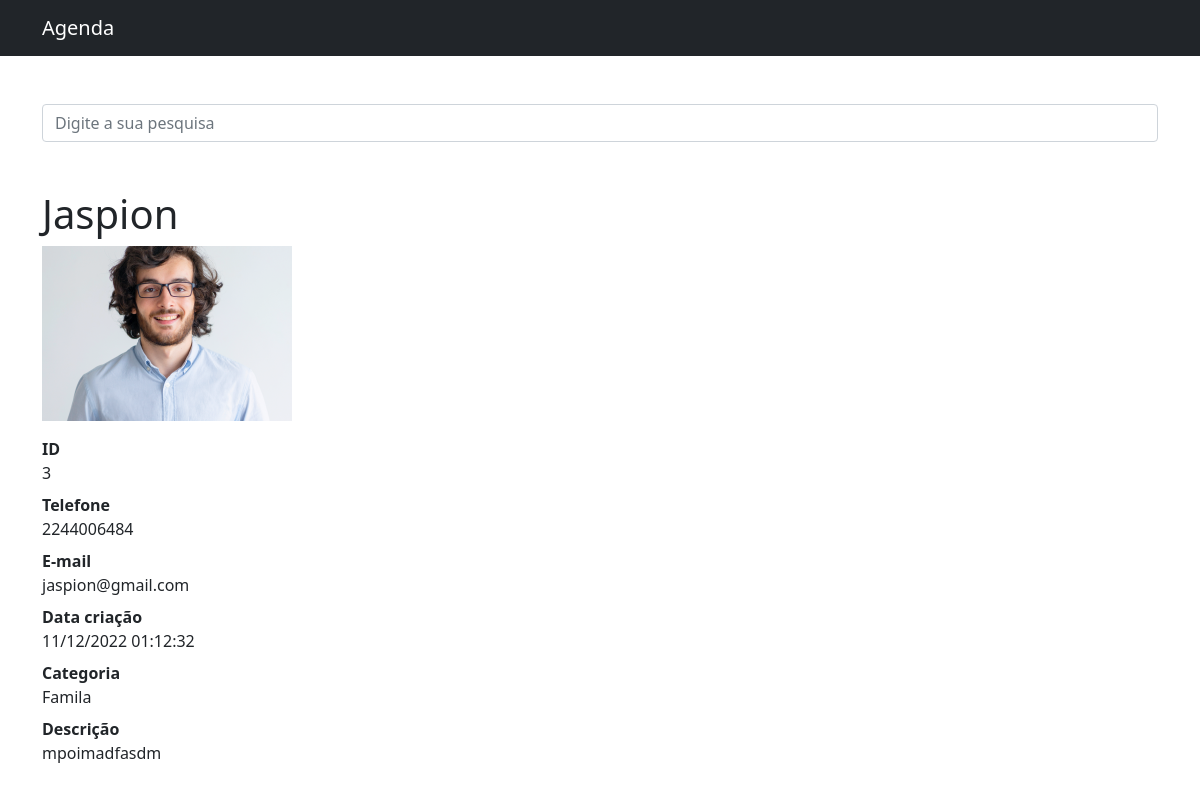
Page /3 on the committed database.
### contatos/models.py (models this page shows, shortened)
class Contato(models.Model):
    nome = models.CharField(max_length=255)
    sobrenome = models.CharField(max_length=255, blank=True)
    telefone = models.CharField(max_length=255)
    email = models.CharField(max_length=255, blank=True)
    data_criacao = models.DateTimeField(default=timezone.now)
    descricao = models.TextField(blank=True)
    mostrar = models.BooleanField(default=True)
    foto = models.ImageField(blank=True, upload_to='fotos/%Y/%m/%D')
    categoria = models.ForeignKey(Categoria, on_delete=models.DO_NOTHING)

class Categoria(models.Model):
    def __str__(self):
        return self.nome
    nome = models.CharField(max_length=255)

### contatos/views.py (the view)
# urls.py: path('<int:contato_id>', views.ver_contato, name='ver_contato'),
def ver_contato(request, contato_id):
    contato = get_object_or_404(Contato, id=contato_id)
    if not contato.mostrar:
        raise Http404()
    return render(request, 'contatos/ver_contato.html', {
        'contato': contato
    })

### contatos/templates/contatos/ver_contato.html (shortened to what this page needs)
{% extends 'base.html' %}
{%block conteudo%}
  <h1 class="mt-5">{{ contato.nome }} {{ contato.sobrenome }}</h1>
  <dl>
    {% if contato.foto %}
      <p>
        <img src="{{ contato.foto.url }}" style="max-width: 250px; height: auto;">
      </p>
    {% endif %}
    <dt>ID</dt>
    <dd>{{ contato.id }}</dd>
    <dt>Telefone</dt>
    <dd>{{ contato.telefone }}</dd>
    <dt>E-mail</dt>
    <dd>{{ contato.email }}</dd>
    <dt>Data criação</dt>
    <dd>{{ contato.data_criacao|date:'d/m/Y H:i:s' }}</dd>
    <dt>Categoria</dt>
    <dd>{{ contato.categoria }}</dd>
    <dt>Descrição</dt>
    <dd>{{ contato.descricao }}</dd>
  </dl>
{%endblock%}

### rows in the picture
Contato: nome "Jaspion", foto (picture), id "3", telefone "2244006484", email "jaspion@gmail.com", data_criacao "11/12/2022 01:12:32", categoria "Famila", descricao "mpoimadfasdm"
